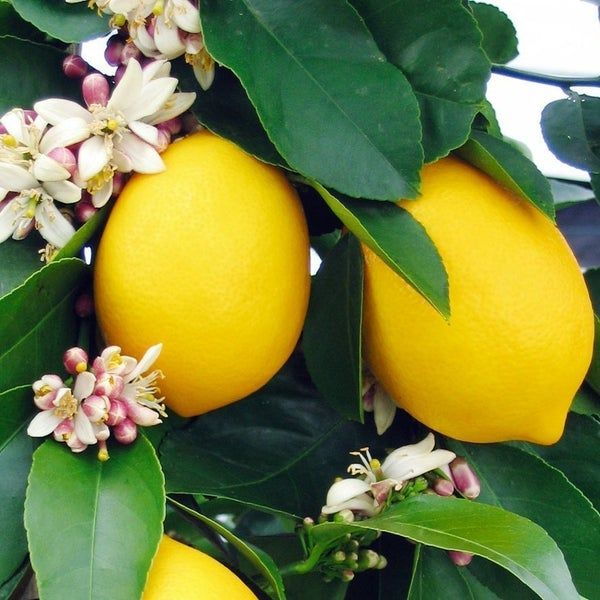
#> input picture Meyer.jpg, 600 x 600 px
$ python img_seg_usng_morphological_op.py
#> lines starting #> are read from the running program, lines starting #| are printed output that depends on the picture; after the words box and inside, x2 and y2 are one past the last pixel; in counts of white or black regions, pixels touching at a corner belong together
# Image Segmentation using Morphological operations


#  Morphological operations are some simple operations based on the image shape.
#  It is normally performed on binary images.
#  2 basic morphological operators : Erosion and Dilation

#  To process on I’ll use OTSU’s threshold algorithm where this removes
#  over segmented result due to noise or any other irregularities in the image and implement with OpenCV.


# img transfer using threshold
import cv2
import numpy as np
import matplotlib.pyplot as plt

img = cv2.imread("Meyer.jpg")
#> img is the input picture: shape (600, 600, 3); mean B, G, R 64.8, 129.7, 121.7

gray = cv2.cvtColor(img, cv2.COLOR_BGR2GRAY)
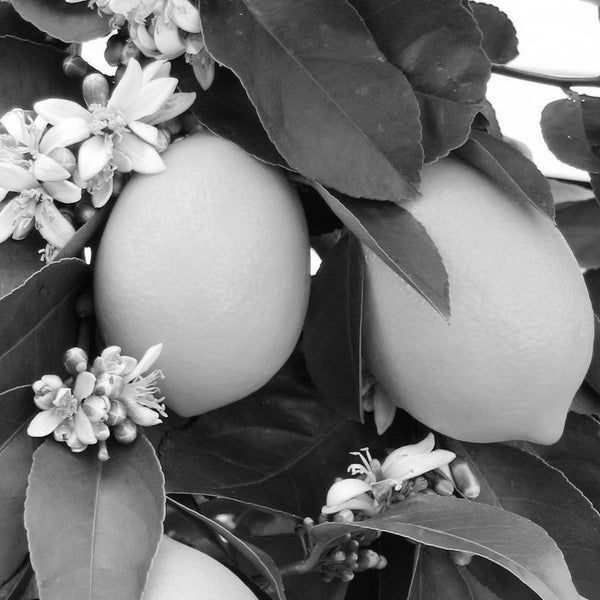
#> gray: shape (600, 600); min 0, max 255, mean 119.9

ret, thresh = cv2.threshold(gray, 0, 255, cv2.THRESH_BINARY_INV + cv2.THRESH_OTSU)
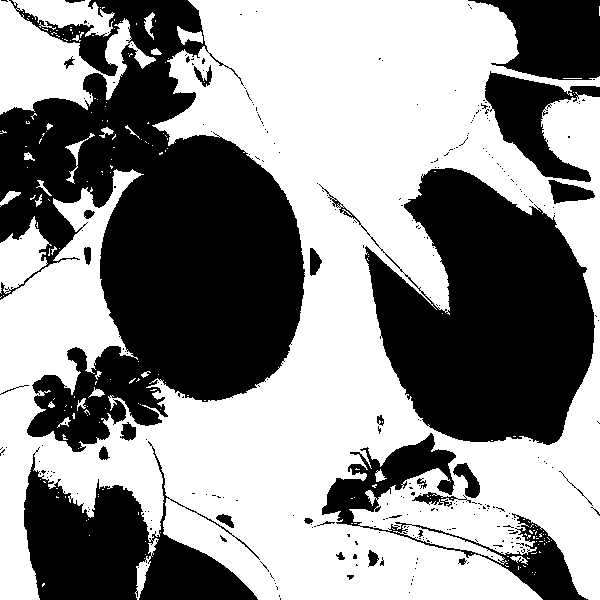
#> thresh: shape (600, 600); 55.7% white; 294 black regions (262 under 20 px), largest, box (x1, y1, x2, y2) and area: (0, 0, 305, 452) 74839, (319, 168, 595, 445) 42707, (24, 441, 260, 600) 17418
#> ret = 127

cv2.imshow("thresh", thresh)


# This output shows that image is transformed by thresholding operation where foreground still contains some noises.
# Now,need to remove any small white noises in the image i.e. foreground. For this use morphological closing.
# To remove any small holes in the foreground object, use morphological closing.
# To obtain background we dilate the image. Dilation increases object boundary to background.


# noise removal using morphological closing operation
kernel = np.ones((3, 3), np.uint8)
closing = cv2.morphologyEx(thresh, cv2.MORPH_CLOSE, kernel, iterations=2)
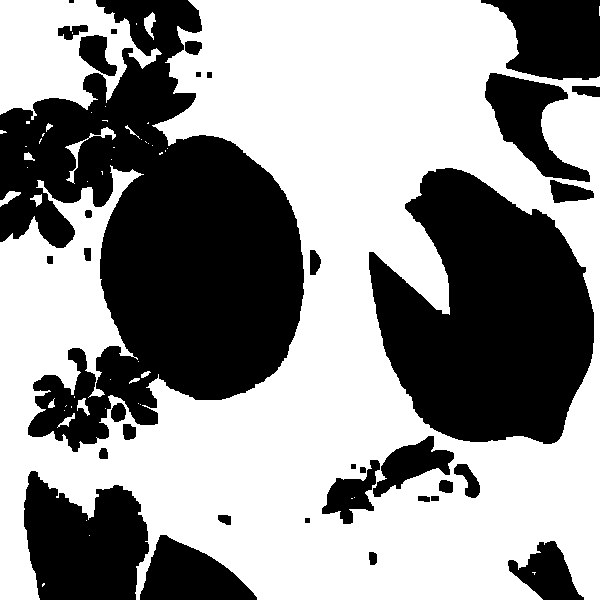
#> closing: shape (600, 600); 57.7% white; 34 black regions (1 under 20 px), largest, box (x1, y1, x2, y2) and area: (0, 0, 304, 452) 70955, (369, 168, 594, 444) 42157, (24, 471, 149, 600) 11985

# bg area using dilation
bg = cv2.dilate(closing, kernel, iterations=1)
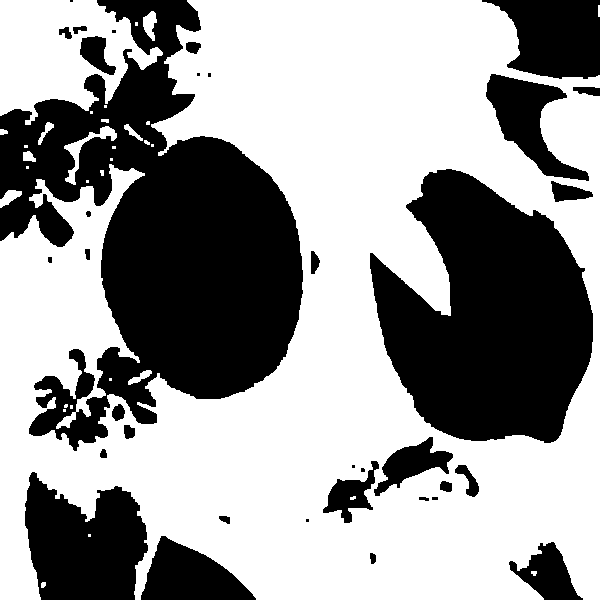
#> bg: shape (600, 600); 60.3% white; 35 black regions (8 under 20 px), largest, box (x1, y1, x2, y2) and area: (0, 0, 303, 451) 66573, (370, 169, 593, 443) 40905, (25, 472, 148, 600) 11429

# finding foreground area
dist_transform = cv2.distanceTransform(closing, cv2.DIST_L2, 0)
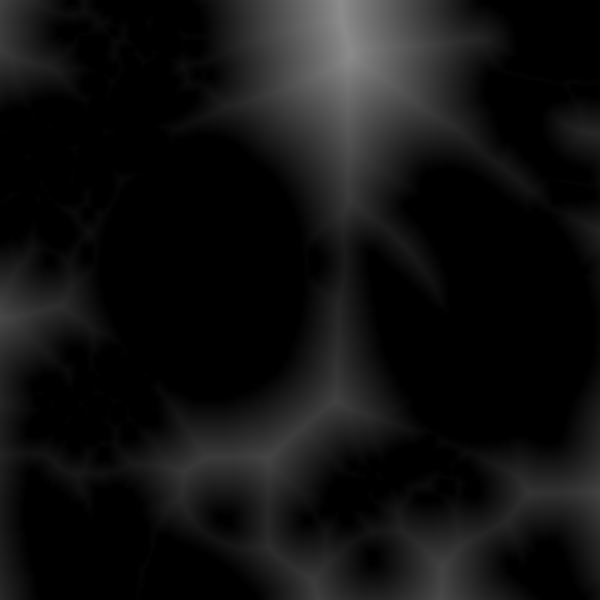
#> dist_transform: shape (600, 600) float32; min 0, max 141, mean 17.1
ret, fg = cv2.threshold(dist_transform, 0.02*dist_transform.max(), 255, 0)
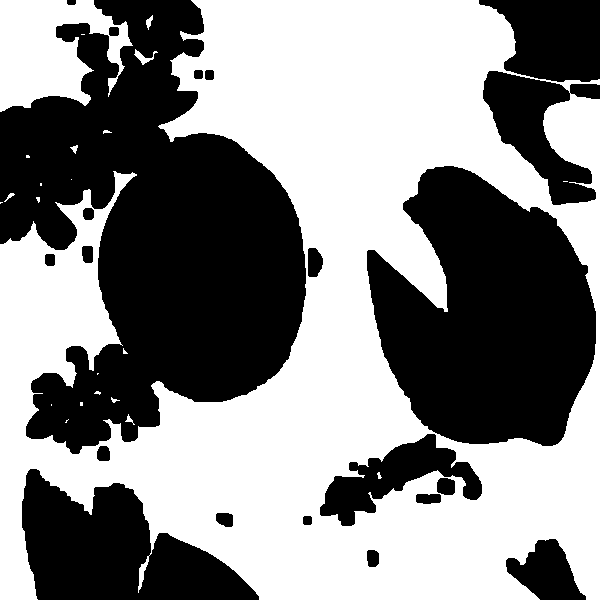
#> fg: shape (600, 600) float32; 53.5% white; 21 black regions, largest, box (x1, y1, x2, y2) and area: (0, 0, 306, 454) 79854, (367, 166, 596, 446) 44350, (22, 469, 259, 600) 18003
#> ret = 2.82

cv2.imshow('img', fg)

cv2.waitKey(0)
cv2.destroyAllWindows()
